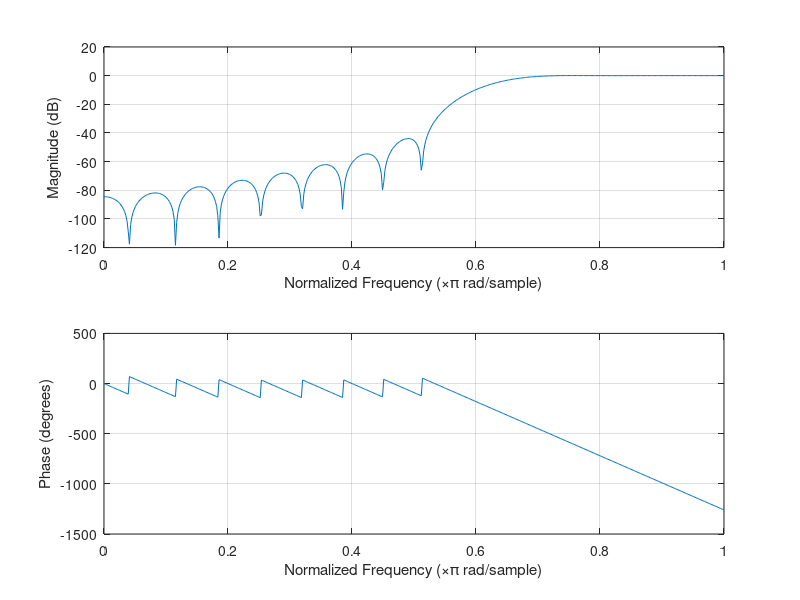
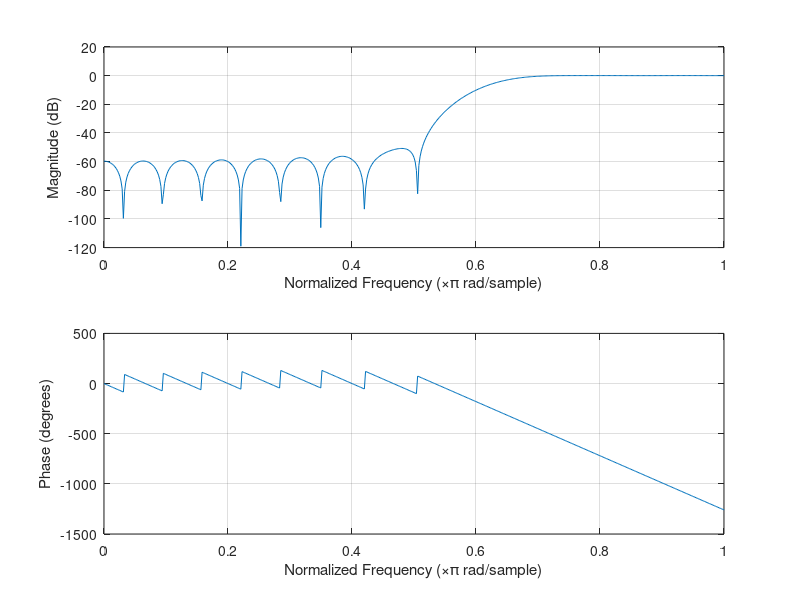
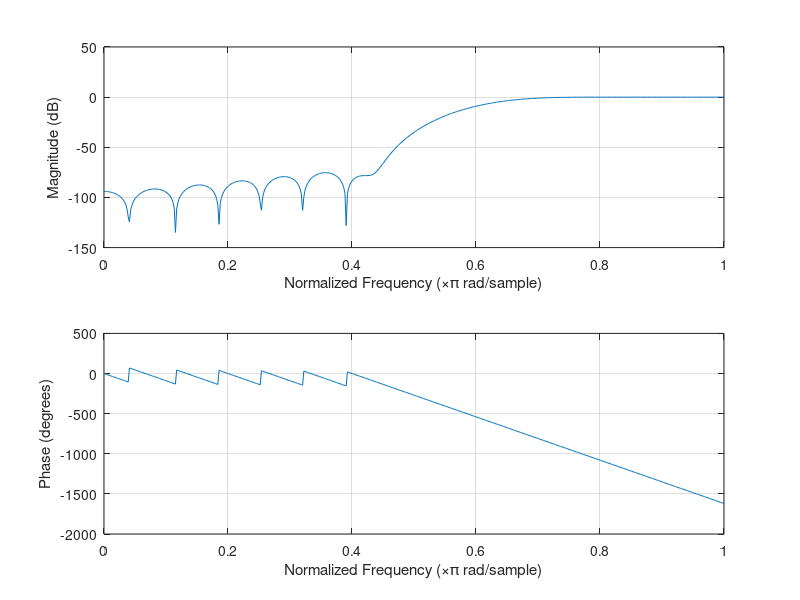
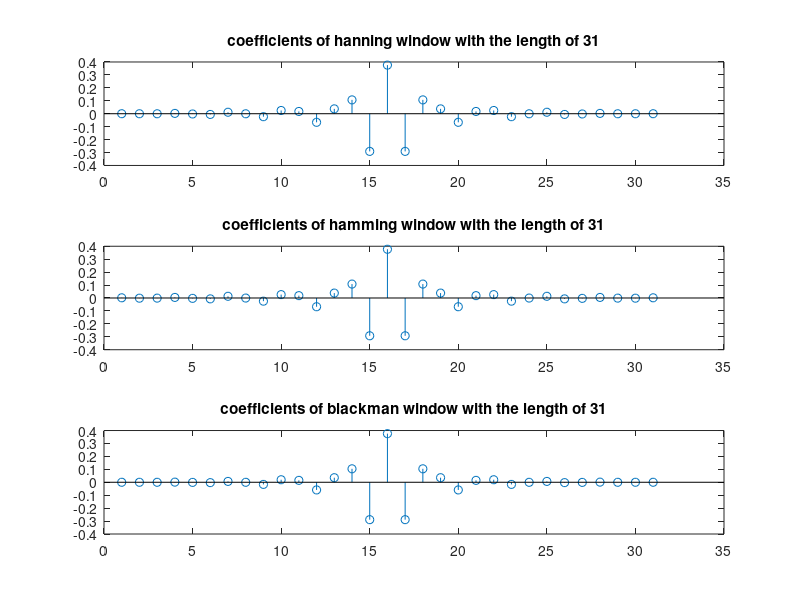

Recreate these plots in MATLAB, in order.
clc;
clear all;
close all;

n1=31;
fc=2500;
fs=8000;
wn=(fc/fs)*2;

b1=fir1(n1-1,wn,'high', hann(n1));
figure;
freqz(b1,1)

b2=fir1(n1-1,wn,'high', hamming(n1));
figure;
freqz(b2,1);


b3=fir1(n1-1,wn,'high', blackman(n1));
figure;
freqz(b3,1);








figure;
subplot(3,1,1)
stem(b1)
title('coefficients of hanning window with the length of 31')
subplot(3,1,2)
stem(b2)
title('coefficients of hamming window with the length of 31')
subplot(3,1,3)
stem(b3)
title('coefficients of blackman window with the length of 31')


